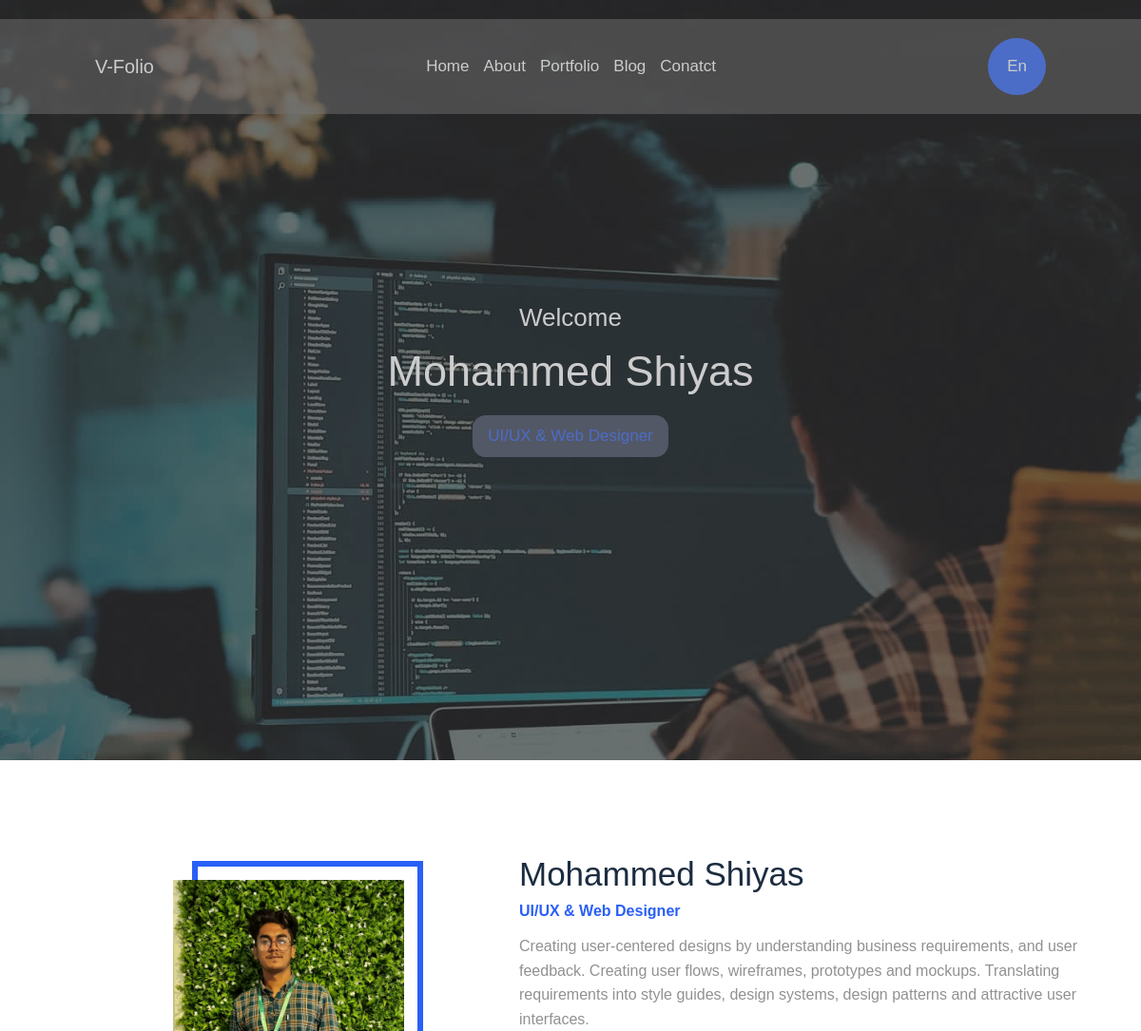
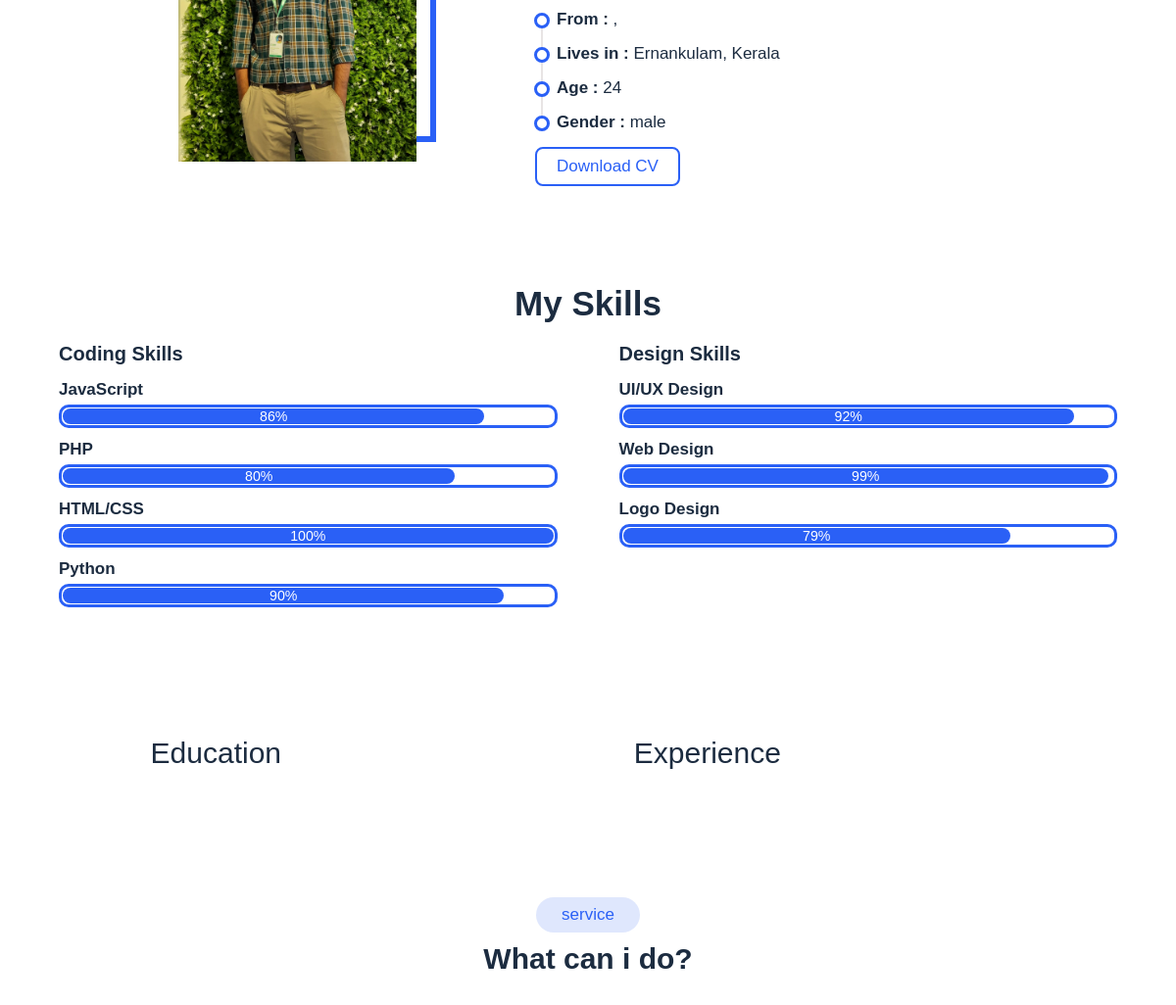
Before: / (upper part) with the older database file (2 pictures, top to bottom).
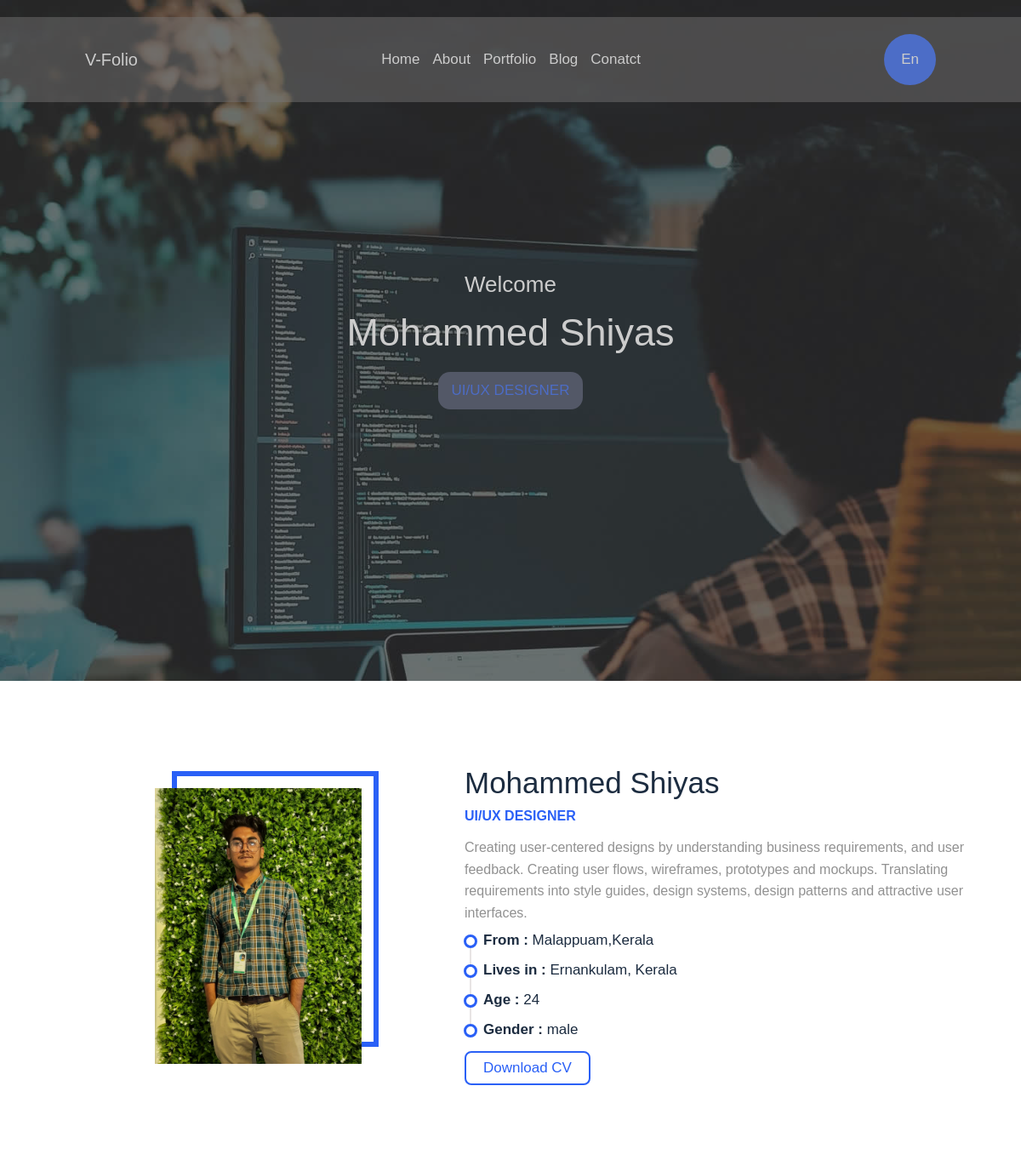
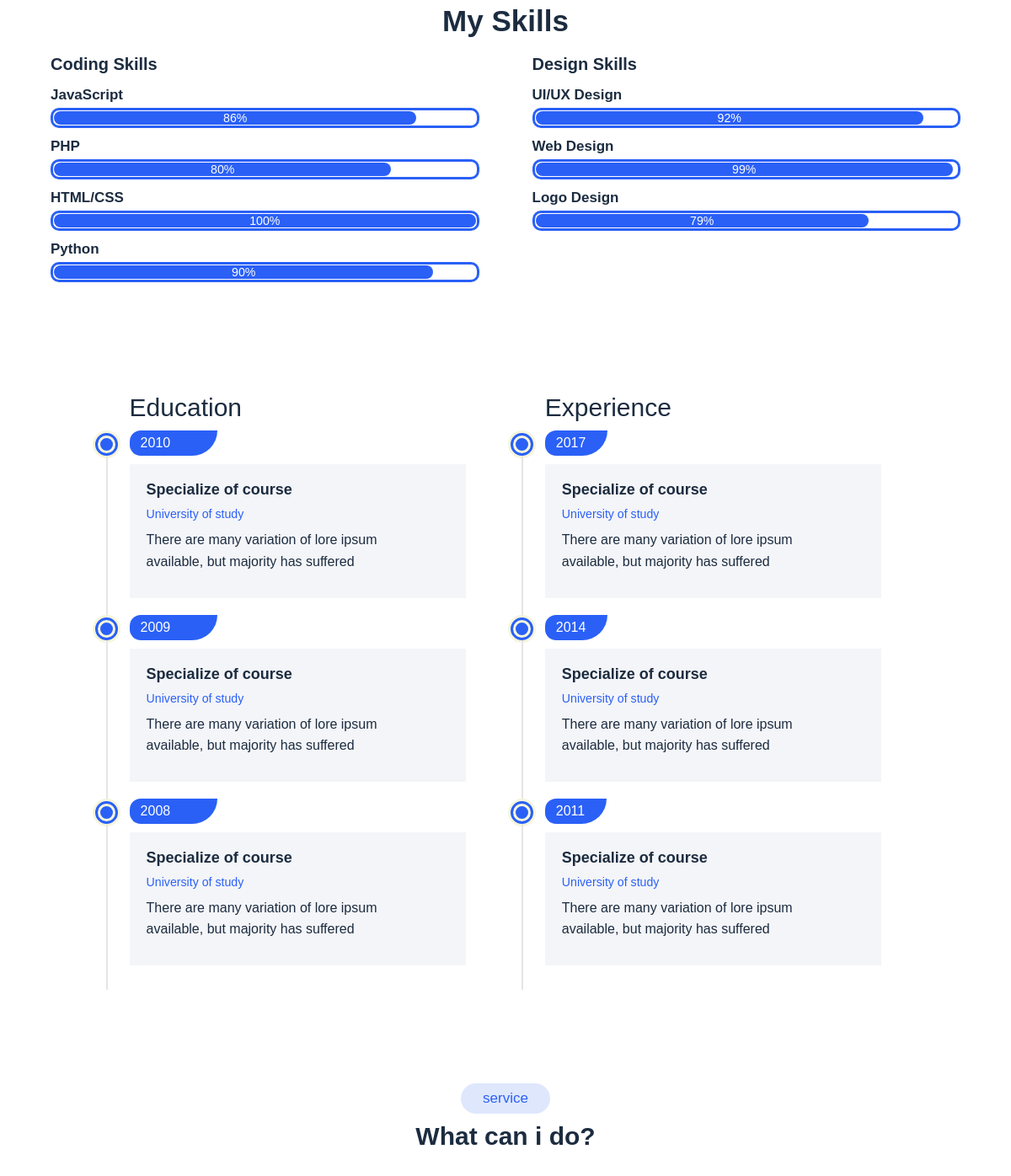
After: the same page with the newer database file (2 pictures, top to bottom).
### users/models.py (models this page shows, shortened)
class Profile(models.Model):
    user_id = models.AutoField(unique=True, primary_key=True)
    image = models.ImageField(upload_to="profile/")
    name = models.CharField(max_length=255)
    designation = models.CharField(max_length=255)
    address = models.ForeignKey("users.Address",on_delete = models.CASCADE,blank=True,null=True)
    description = models.TextField()
    age = models.IntegerField()
    gender = models.CharField(max_length=255, choices=PROFILE_GENDER)
    resume = models.FileField(upload_to="profile/")

class Address(models.Model):
    district = models.CharField(max_length=255)
    state = models.CharField(max_length=255)

class Education(models.Model):
    year = models.IntegerField()
    course = models.CharField(max_length=255)
    university = models.CharField(max_length=255)
    description = models.TextField()

class Experience(models.Model):
    year = models.IntegerField()
    course = models.CharField(max_length=255)
    university = models.CharField(max_length=255)
    description = models.TextField()

### web/views.py (the view)
# urls.py: path("",index, name="index"),
def index(request):
    profile = Profile.objects.get(user_id=1)
    skills = Skill.objects.filter(user_id=profile.pk)
    education = Education.objects.all()
    experience = Experience.objects.all()
    services = Service.objects.all()
    project = Project.objects.all()
    testimonial = Testimonial.objects.all()
    total_clients = Clients.objects.all().count()
    completed_project_count = project.filter(is_completed=True).count()
    satisfied_clients_count = project.filter(is_satisfied=True).count()
    pending_projects_count = project.count() - completed_project_count
    contact = Contact.objects.all()
    address = Address.objects.all()
    context = {
        'profile' : profile,
        'skills' : skills,
        'education' : education,
        'experience' : experience,
        'services' : services,
        'project' : project,
        'testimonial' : testimonial,
        'total_clients' : total_clients,
        'satisfied_clients_count' : satisfied_clients_count,
        'pending_projects_count' : pending_projects_count,
        'contact' : contact,
        'address' : address,
    }
    return render(request, "index.html",context = context)

### template/index.html (shortened to what this page needs)
{% load static %}
<html lang="en">
<head>
    <link rel="stylesheet" href="{% static 'css/style.css' %}" type="text/css" />
</head>
<body>
    <section id="spotlight">
        <section class="container">
            <header>
                <div class="left">
                    <h1>
                        <a href="#" class="logo">V-Folio</a>
                    </h1>
                </div>
                <div class="middle">
                    <ul>
                        <li><a href="#">Home</a></li>
                        <li><a href="#">About</a></li>
                        <li><a href="#">Portfolio</a></li>
                        <li><a href="#">Blog</a></li>
                        <li><a href="#">Conatct</a></li>
                    </ul>
                </div>
                <div class="right">
                    <a href="" class="button">En</a>
                </div>
            </header>
            <section class="wrapper">
                        <small>Welcome</small>
                        <h1> {{profile.name}}</h1>
                        <a href="#" class="text">{{profile.designation}}</a>
            </section>
        </section>
    </section>
    <section id="profile">
        <section class="wrapper">
            <div class="container">
                <div class="left">
                    <div class="img-container">
                        <img src="{% static 'images/profile.jfif' %}" alt="" />
                    </div>
                </div>
                <div class="right">
                    <h1>{{profile.name}} </h1>
                    <h6>{{profile.designation}}</h6>
                    <p>{{profile.description}}
                    </p>
                    <ul>
                        <li><h4><b>From : </b>{{profile.address.district}},{{profile.address.state}}</h4></li>
                        <li><h4><b>Lives in : </b> Ernankulam, Kerala</h4></li>
                        <li><h4><b>Age : </b>{{profile.age}}</h4></li>
                        <li><h4><b>Gender : </b>{{profile.gender}}</h4></li>
                    </ul>
                    <a href="#" class="button">
                        Download CV
                    </a>
                </div>
            </div>
        </section>
    </section>
    <section id="myskills">
        <section class="wrapper">
                <div class="top">
                    <h1>
                        My Skills
                    </h1>
                </div>
                <section class="container">
                    <div class="left">
                        <div class="item">
                            <h5>Coding Skills</h5>
                            <h4>
                                JavaScript
                            </h4>
                            <div class="skillbar">
                                <div class="percentage">
                                    <small>
                                        86%
                                    </small>
                                </div>
                            </div>
                        </div>
                        <div class="item">
                            <h4>
                               PHP
                            </h4>
                            <div class="skillbar">
                                <div class="php">
                                    <small>
                                        80%
                                    </small>
                                </div>
                            </div>
                        </div>
                        <div class="item">
                            <h4>
                                 HTML/CSS
                            </h4>
                            <div class="skillbar">
                                <div class="html">
                                    <small>
                                        100%
                                    </small>
                                </div>
                            </div>
                        </div>
                        <div class="item">
                            <h4>
                               Python
                            </h4>
                            <div class="skillbar">
                                <div class="python">
                                    <small>
                                        90%
                                    </small>
                                </div>
                            </div>
                        </div>
                    </div>
                    <div class="right">
                        <div class="item">
                            <h5>Design Skills</h5>
                            <h4>
                                UI/UX Design
                            </h4>
                            <div class="skillbar">
                                <div class="design">
                                    <small>
                                        92%
                                    </small>
                                </div>
                            </div>
                        </div>
                        <div class="item">
                            <h4>
                               Web Design
                            </h4>
                            <div class="skillbar">
                                <div class="web">
                                    <small>
                                        99%
                                    </small>
                                </div>
                            </div>
                        </div>
                        <div class="item">
                            <h4>
                                 Logo Design
                            </h4>
                            <div class="skillbar">
                                <div class="logo">
                                    <small>
                                        79%
                                    </small>
                                </div>
                            </div>
                        </div>
                </section>
        </section>
    </section>
    <section id="education">
        <section class="wrapper">
            <section class="items">
                <div class="left">
                    <h3>Education</h3>
                    {% for educations in education %}
                    <div class="item">
                        <span class="current"><h2>{{educations.year}}</h2></span>
                        <div class="content">
                            <h4>{{educations.course}}</h4>
                            <small>{{educations.university}}</small>
                            <p>{{educations.description}}</p>
                        </div>
                    </div>
                    {% endfor %}
                </div>
                <div class="right">
                    <h3>Experience</h3>
                    {% for Experience in experience %}
                    <div class="item">
                        <span class="current"><h2>{{Experience.year}}</h2></span>
                        <div class="content">
                            <h4>{{Experience.course}}</h4>
                            <small>{{Experience.university}}</small>
                            <p>{{Experience.description}}</p>
                        </div>
                    </div>
                    {% endfor %}
                </div>
            </section>
        </section>
    </section>
    <section id="service">
        <section class="wrapper">
            <h4>service</h4>
            <h1>What can i do?</h1>
        </section>
    </section>
</body>
</html>

Changed rows visible on the page:
changed Profile "Mohammed Shiyas": designation "UI/UX & Web Designer" → "UI/UX DESIGNER"; address.district (not shown) → "Malappuam"; address.state (not shown) → "Kerala"
added Education: year "2010", course "Specialize of course", university "University of study", description "There are many variation of lore ipsum available, but majority has suffered"
added Education: year "2009", course "Specialize of course", university "University of study", description "There are many variation of lore ipsum available, but majority has suffered"
added Education: year "2008", course "Specialize of course", university "University of study", description "There are many variation of lore ipsum available, but majority has suffered"
added Experience: year "2017", course "Specialize of course", university "University of study", description "There are many variation of lore ipsum available, but majority has suffered"
added Experience: year "2014", course "Specialize of course", university "University of study", description "There are many variation of lore ipsum available, but majority has suffered"
added Experience: year "2011", course "Specialize of course", university "University of study", description "There are many variation of lore ipsum available, but majority has suffered"
